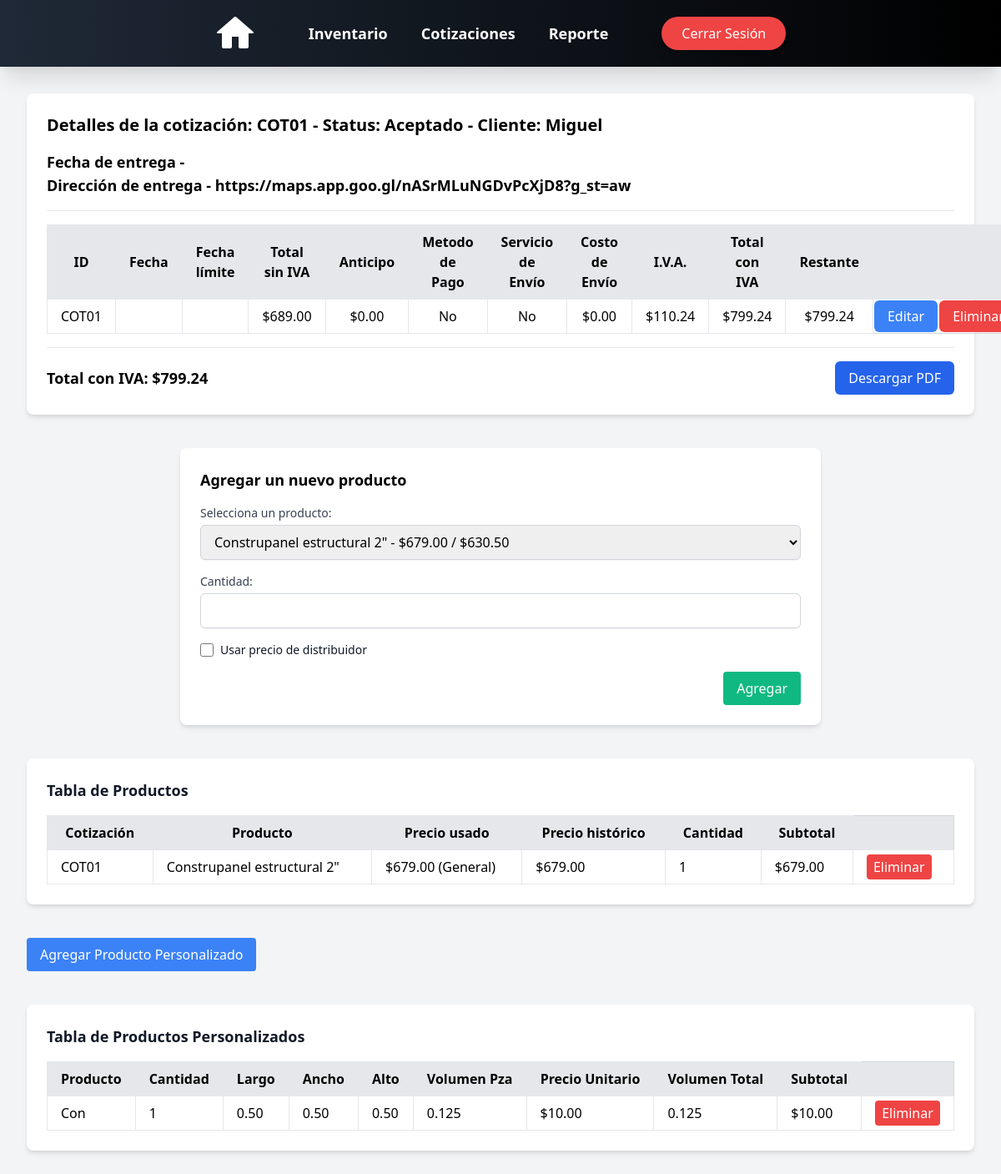
The app's page /quotes/details/COT01/ (signed in) with its own data.
### cotizaciones/models.py (models this page shows, shortened)
class Cotizaciones(models.Model):
    id = models.CharField(max_length=10, primary_key=True, unique=True, blank=False, null=False)
    cliente = models.CharField(max_length=50, blank=False, null=True)
    telefono = models.IntegerField(blank=False, null=True)
    fecha = models.DateField(auto_now=False, auto_now_add=True)
    fecha_propuesta = models.DateField(auto_now=False, auto_now_add=True)
    fecha_entrega = models.DateField(auto_now=False, auto_now_add=False, null=True)
    direccion_entrega = models.CharField(max_length=50, blank=False, null=True)
    servicio_envio = models.CharField(max_length=100, blank=False, null=True, default="TGZ")
    costo_envio = models.DecimalField(max_digits=10, decimal_places=2, blank=False, null=True, default=0)
    total = models.DecimalField(max_digits=10, decimal_places=2, default=0.0) # Este total es el total sin IVA por cuestiones programaticas lo decidimos dejar así.
    total_Civa = models.DecimalField(max_digits=10, decimal_places=2, default=0.0)
    status = models.CharField(max_length=20, blank=False, null=False, default='Pendiente')
    anticipo = models.DecimalField(max_digits=10, decimal_places=2, default=0.0)
    restante = models.DecimalField(max_digits=10, decimal_places=2, default=0.0)
    metodo_pago = models.CharField(max_length=20, null=False, default='No')
    iva = models.DecimalField(max_digits=10, decimal_places=2, default=0.0)
    iva_8 = models.BooleanField(default=False)
    iva_16 = models.BooleanField(default=False)
    def __str__(self):
        return str(self.id)

class CotizacionProduct(models.Model):
    cotizacion_id = models.ForeignKey(Cotizaciones, on_delete=models.CASCADE, related_name='cotizaciones')
    product_id = models.ForeignKey(Product, on_delete=models.CASCADE)
    cantidad = models.IntegerField(default=1)
    phistorico = models.DecimalField(max_digits=10, decimal_places=2, default=0.0)
    subtotal = models.DecimalField(max_digits=10, decimal_places=2, default=0.0)
    usar_precio_distribuidor = models.BooleanField(default=False)

### products/models.py (models this page shows, shortened)
class Product(models.Model):
    nombre = models.CharField(max_length=50, blank=True, null=False)
    descripcion = models.CharField(max_length=100, blank=True, null=False)
    categoria = models.CharField(max_length=50, blank=True, null=False)
    largo = models.DecimalField(max_digits=5, decimal_places=2, blank=True, null=True, default=0)
    ancho = models.DecimalField(max_digits=5, decimal_places=2, blank=True, null=True, default=0)
    alto = models.DecimalField(max_digits=5, decimal_places=2, blank=True, null=True, default=0)
    volumen = models.FloatField(blank=True, null=True, default=0)
    volumen_total = models.FloatField(blank=True, null=True, default=0)
    unidad = models.CharField(max_length=50, blank=True, null=False)
    inventario = models.IntegerField(blank=True, null=True)
    precio_general = models.DecimalField(max_digits=10, decimal_places=2, blank=True, null=False)
    precio_distribuidor = models.DecimalField(max_digits=10, decimal_places=2, blank=True, null=True)
    otro = BooleanField(default=False)
    imagen = models.ImageField(upload_to='images_products/', blank=True, null=True)
    thumbnail = models.ImageField(upload_to='thumbs', blank=True, null=True, editable=False)

### cotizaciones/views.py (the view)
# urls.py: path('details/<str:id>/', details_view, name='details'),
def details_view(request, id):
    cotizacion = get_object_or_404(Cotizaciones, id=id)
    cotProduct = CotizacionProduct.objects.filter(cotizacion_id=cotizacion)
    productNormal = cotProduct.filter(product_id__otro=False)
    productPersonalizado = cotProduct.filter(product_id__otro=True)
    products = Product.objects.filter(otro=False)
    def formatear_fecha(fecha):
        if fecha:  # Verifica que la fecha no sea None
            if isinstance(fecha, datetime):
                return format_date(fecha, format="EEEE d 'de' MMMM 'del' y", locale='es')
            else:
                return format_date(datetime(fecha.year, fecha.month, fecha.day), format="EEEE d 'de' MMMM 'del' y",
                                   locale='es')
        return None
    def formato_moneda(valor):
        return "{:,.2f}".format(valor)
    cotizacion.fecha = formatear_fecha(cotizacion.fecha)
    cotizacion.fecha_propuesta = formatear_fecha(cotizacion.fecha_propuesta)
    cotizacion.fecha_entrega = formatear_fecha(cotizacion.fecha_entrega)
    cotizacion.costo_envio = formato_moneda(cotizacion.costo_envio)
    cotizacion.total = formato_moneda(cotizacion.total)
    cotizacion.total_Civa = formato_moneda(cotizacion.total_Civa)
    cotizacion.anticipo = formato_moneda(cotizacion.anticipo)
    cotizacion.restante = formato_moneda(cotizacion.restante)
    cotizacion.iva = formato_moneda(cotizacion.iva)
    qr_image = generate_qr(cotizacion.direccion_entrega)
    context = {
        'cotizaciones': cotizacion,
        'cotProduct': productNormal,
        'productOtro': productPersonalizado,
        'products': products,
        'qr_image': qr_image,
    }
    return render(request, 'quotes/details.html', context)

### cotizaciones/templatetags/custom_filters.py (called while the page is built)
@register.filter(name='moneda')
def moneda(value):
    if isinstance(value, Decimal):
        return "{:,.2f}".format(value)
    return value

### cotizaciones/views.py (called while the page is built)
def generate_qr(direccion):
    qr = qrcode.make(direccion)
    qr_image = BytesIO()
    qr.save(qr_image, format='PNG')
    qr_image.seek(0)
    return qr_image

### users/context_processors.py (called while the page is built)
def empleado_context(request):
    if request.user.is_authenticated:
        empleado = request.user.groups.filter(name='Empleado').exists()
    else:
        empleado = False  # Si no está autenticado, no es parte del grupo
    return {'empleado': empleado}

### templates/quotes/details.html (shortened to what this page needs)
<!DOCTYPE html>
<html lang="es">
<head>
</head>
<body class="bg-gray-100 p-8">
    {% include 'nav_bar.html' %}
    {% if request.user.is_authenticated %}
        {% include 'quotes/quote_details.html' %}
        {% include 'quotes/add_product_form.html' %}
        {% include 'quotes/products_table.html' %}
        {% include 'quotes/custom_product_form.html' %}
        {% include 'quotes/custom_products_table.html' %}
    {% endif %}
</body>
</html>

### templates/quotes/quote_details.html
<div class="bg-white p-6 rounded-lg shadow-md mt-20">
    <h1 class="text-xl font-bold mb-4">Detalles de la cotización: {{ cotizaciones.id }} - Status: {{ cotizaciones.status }} - Cliente: {{ cotizaciones.cliente }}</h1>
    {% if cotizaciones.status == "Aceptado" %}
        <p class="text-lg font-semibold">Fecha de entrega - {{ cotizaciones.fecha_entrega }}</p>
        <p class="text-lg font-semibold">Dirección de entrega - {{ cotizaciones.direccion_entrega }}</p>
    {% endif %}
     <hr class="my-4">
    <table class="w-full border-collapse border border-gray-300">
        <thead>
        <tr class="bg-gray-200">
            <th class="border px-4 py-2">ID</th>
            <th class="border px-4 py-2">Fecha</th>
            <th class="border px-4 py-2">Fecha límite</th>
            <th class="border px-4 py-2">Total sin IVA</th>
            <th class="border px-4 py-2">Anticipo</th>
            <th class="border px-4 py-2">Metodo de Pago</th>
            <th class="border px-4 py-2">Servicio de Envío</th>
            <th class="border px-4 py-2">Costo de Envío</th>
            <th class="border px-4 py-2">I.V.A.</th>
            <th class="border px-4 py-2">Total con IVA</th>
            <th class="border px-4 py-2">Restante</th>
            <th class="border px-4 py-2"></th>
            <th class="border px-4 py-2"></th>
        </tr>
        </thead>
        <tbody>
        <tr class="text-center">
            <td class="border px-4 py-2">{{ cotizaciones.id }}</td>
            <td class="border px-4 py-2">{{ cotizaciones.fecha }}</td>
            <td class="border px-4 py-2">{{ cotizaciones.fecha_propuesta }}</td>
            <td class="border px-4 py-2">${{ cotizaciones.total }}</td>
            <td class="border px-4 py-2">${{ cotizaciones.anticipo }}</td>
            <td class="border px-4 py-2">{{ cotizaciones.metodo_pago }}</td>
            <td class="border px-4 py-2">{{ cotizaciones.servicio_envio }}</td>
            <td class="border px-4 py-2">${{ cotizaciones.costo_envio }}</td>
            <td class="border px-4 py-2">${{ cotizaciones.iva }}</td>
            <td class="border px-4 py-2">${{ cotizaciones.total_Civa }}</td>
            <td class="border px-4 py-2">${{ cotizaciones.restante }}</td>
            <td><a href="{% url 'update_quote' cotizaciones.id %}"
                   class="bg-blue-500 text-white px-4 py-2 rounded-md hover:bg-blue-600 transition">Editar</a></td>
            <td><a href="{% url 'delete_quote' cotizaciones.id %}"
                    class="bg-red-500 text-white px-4 py-2 rounded-md hover:bg-red-600 transition">Eliminar</a></td>
        </tr>
        </tbody>
    </table>
    <hr class="my-4">
   <div class="flex justify-between items-center mt-4">
        <p class="text-lg font-semibold">Total con IVA: <span id="total_con_iva">${{ cotizaciones.total_Civa }}</span></p>
        <a href="{% url 'generate_quote_pdf' cotizaciones.id %}"
        class="bg-blue-600 text-white px-4 py-2 rounded-md hover:bg-blue-700 transition">Descargar PDF</a>
    </div>
</div>

### templates/quotes/products_table.html
{% load custom_filters %}
<div class="bg-white p-6 rounded-lg shadow-md mt-10">
    <h2 class="text-lg font-semibold text-gray-900 mb-4">Tabla de Productos</h2>
    <table id="tabla-productos" class="w-full border-collapse border border-gray-300">
        <thead>
            <tr class="bg-gray-200">
                <th class="border px-4 py-2">Cotización</th>
                <th class="border px-4 py-2">Producto</th>
                <th class="border px-4 py-2">Precio usado</th>
                <th class="border px-4 py-2">Precio histórico</th>
                <th class="border px-4 py-2">Cantidad</th>
                <th class="border px-4 py-2">Subtotal</th>
                <th></th>
            </tr>
        </thead>
        <tbody>
            {% for cotizacionPro in cotProduct %}
            <tr>
                <td class="border px-4 py-2">{{ cotizacionPro.cotizacion_id }}</td>
                <td class="border px-4 py-2">{{ cotizacionPro.product_id.nombre }}</td>
                <td class="border px-4 py-2">
                    {% if cotizacionPro.usar_precio_distribuidor %}
                        ${{ cotizacionPro.product_id.precio_distribuidor }} (Distribuidor)
                    {% else %}
                        ${{ cotizacionPro.product_id.precio_general }} (General)
                    {% endif %}
                </td>
                <td class="border px-4 py-2">${{ cotizacionPro.phistorico }}</td>
                <td class="border px-4 py-2">{{ cotizacionPro.cantidad }}</td>
                <td class="border px-4 py-2">${{ cotizacionPro.subtotal|moneda }}</td>
                <td class="border px-4 py-2"><a href="{% url 'delete_product_from_quote' cotizacionPro.id %}" class="bg-red-500 text-white px-2 py-1 rounded">Eliminar</a></td>
            </tr>
            {% endfor %}
        </tbody>
    </table>
</div>

### templates/quotes/custom_products_table.html
{% load custom_filters %}
<div class="bg-white p-6 rounded-lg shadow-md mt-10">
    <h2 class="text-lg font-semibold text-gray-900 mb-4">Tabla de Productos Personalizados</h2>
    <table class="w-full border-collapse border border-gray-300">
        <thead>
            <tr class="bg-gray-200">
                <th class="border px-4 py-2">Producto</th>
                <th class="border px-4 py-2">Cantidad</th>
                <th class="border px-4 py-2">Largo</th>
                <th class="border px-4 py-2">Ancho</th>
                <th class="border px-4 py-2">Alto</th>
                <th class="border px-4 py-2">Volumen Pza</th>
                <th class="border px-4 py-2">Precio Unitario</th>
                <th class="border px-4 py-2">Volumen Total</th>
                <th class="border px-4 py-2">Subtotal</th>
                <th></th>
            </tr>
        </thead>
        <tbody>
            {% for cotizacionPro in productOtro %}
                {% if cotizacionPro.product_id.otro %}
                    <tr>
                        <td class="border px-4 py-2">{{ cotizacionPro.product_id.nombre }}</td>
                        <td class="border px-4 py-2">{{ cotizacionPro.cantidad }}</td>
                        <td class="border px-4 py-2">{{ cotizacionPro.product_id.largo }}</td>
                        <td class="border px-4 py-2">{{ cotizacionPro.product_id.ancho }}</td>
                        <td class="border px-4 py-2">{{ cotizacionPro.product_id.alto }}</td>
                        <td class="border px-4 py-2">{{ cotizacionPro.product_id.volumen }}</td>
                        <td class="border px-4 py-2">${{ cotizacionPro.product_id.precio_general }}</td>
                        <td class="border px-4 py-2">{{ cotizacionPro.product_id.volumen_total }}</td>
                        <td class="border px-4 py-2">${{ cotizacionPro.subtotal|moneda }}</td>
                        <td class="border px-4 py-2">
                            <a href="{% url 'delete_product_from_quote' cotizacionPro.id %}" class="bg-red-500 text-white px-2 py-1 rounded">Eliminar</a>
                        </td>
                    </tr>
                {% endif %}
            {% endfor %}
        </tbody>
    </table>
</div>

### records on screen
Cotizaciones: id "COT01", status "Aceptado", cliente "Miguel", direccion_entrega "https://maps.app.goo.gl/nASrMLuNGDvPcXjD8?g_st=aw", total "689.00", anticipo "0.00", metodo_pago "No", servicio_envio "No", costo_envio "0.00", iva "110.24", total_Civa "799.24", restante "799.24"
CotizacionProduct: cotizacion_id "COT01", product_id.nombre "Construpanel estructural 2\"", product_id.precio_general "679.00", phistorico "679.00", cantidad "1", subtotal|moneda "679.00"
CotizacionProduct: product_id.nombre "Con", cantidad "1", product_id.largo "0.50", product_id.ancho "0.50", product_id.alto "0.50", product_id.volumen "0.125", product_id.precio_general "10.00", product_id.volumen_total "0.125", subtotal|moneda "10.00"

### other values on screen
form field producto "Construpanel estructural 2\" - $679.00 / $630.50"
